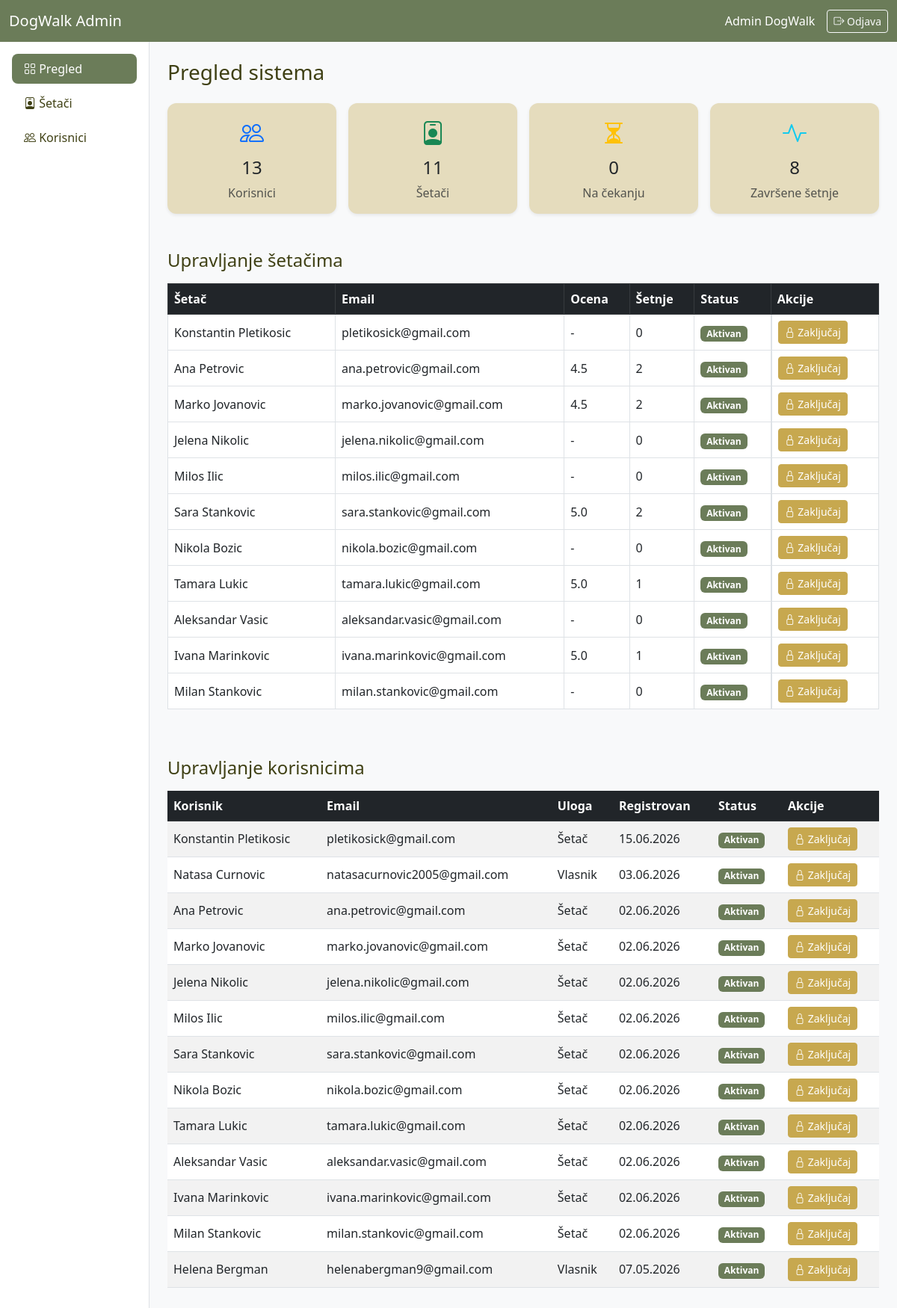
/admin.php (signed in), run on the app's committed database.
### tables this page shows
CREATE TABLE `users` (
  `id` int(10) UNSIGNED NOT NULL,
  `first_name` varchar(100) NOT NULL,
  `last_name` varchar(100) NOT NULL,
  `email` varchar(255) NOT NULL,
  `password_hash` varchar(255) NOT NULL,
  `phone` varchar(30) DEFAULT NULL,
  `address` varchar(255) DEFAULT NULL,
  `role` enum('owner','walker','admin') NOT NULL DEFAULT 'owner',
  `is_active` tinyint(1) NOT NULL DEFAULT 0,
  `is_approved` tinyint(1) NOT NULL DEFAULT 0,
  `is_banned` tinyint(1) NOT NULL DEFAULT 0,
  `activation_token` varchar(255) DEFAULT NULL,
  `reset_token` varchar(255) DEFAULT NULL,
  `reset_token_expires` datetime DEFAULT NULL,
  `created_at` datetime NOT NULL DEFAULT current_timestamp(),
  `updated_at` datetime NOT NULL DEFAULT current_timestamp() ON UPDATE current_timestamp()
);

### admin.php (the view, shortened to what this page needs)
<?php
$pdo = getDB();
$totalUsers = $pdo->query("SELECT COUNT(*) FROM users WHERE role != 'admin'")->fetchColumn();
$totalWalkers = $pdo->query("SELECT COUNT(*) FROM users WHERE role = 'walker'")->fetchColumn();
$pendingWalkers = $pdo->query("SELECT COUNT(*) FROM users WHERE role = 'walker' AND is_approved = 0 AND is_active = 1")->fetchColumn();
$completedWalks = $pdo->query("SELECT COUNT(*) FROM walk_requests WHERE status = 'completed'")->fetchColumn();
$walkers = $pdo->query("
    SELECT u.id, u.first_name, u.last_name, u.email, u.is_approved, u.is_banned, u.is_active,
           ROUND((SELECT AVG(score) FROM ratings WHERE walker_id = u.id), 1) as rating,
           (SELECT COUNT(*) FROM walk_requests WHERE walker_id = u.id AND status = 'completed') as walks
    FROM users u
    WHERE u.role = 'walker'
    ORDER BY u.is_approved ASC, u.created_at DESC
")->fetchAll();
$users = $pdo->query("
    SELECT id, first_name, last_name, email, role, is_active, is_banned, created_at
    FROM users
    WHERE role != 'admin'
    ORDER BY created_at DESC
")->fetchAll();
?>
<!DOCTYPE html>
<html lang="sr">
<head>
    <link href="https://cdn.jsdelivr.net/npm/bootstrap@5.3.0/dist/css/bootstrap.min.css" rel="stylesheet">
    <link href="https://cdn.jsdelivr.net/npm/bootstrap-icons@1.11.0/font/bootstrap-icons.css" rel="stylesheet">
    <link rel="stylesheet" href="admin.css">
</head>
<body class="bg-light">
<nav class="navbar navbar-dark bg-dark navbar-expand-lg">
    <div class="container-fluid">
        <a class="navbar-brand" href="#">DogWalk Admin</a>
        <div class="d-flex align-items-center gap-3 text-white">
            <span><?= htmlspecialchars($_SESSION['user_name']) ?></span>
            <a href="logout.php" class="btn btn-outline-light btn-sm">
                <i class="bi bi-box-arrow-right"></i> Odjava
            </a>
        </div>
    </div>
</nav>
<div class="container-fluid">
    <div class="row">
        <div class="col-md-2 bg-white border-end min-vh-100 p-3">
            <ul class="nav flex-column nav-pills">
                <li class="nav-item">
                    <a class="nav-link active" href="#overview">
                        <i class="bi bi-grid"></i> Pregled
                    </a>
                </li>
                <li class="nav-item">
                    <a class="nav-link" href="#walkers">
                        <i class="bi bi-person-badge"></i> Šetači
                    </a>
                </li>
                <li class="nav-item">
                    <a class="nav-link" href="#users">
                        <i class="bi bi-people"></i> Korisnici
                    </a>
                </li>
            </ul>
        </div>
        <div class="col-md-10 p-4">
            <h3 class="mb-4" id="overview">Pregled sistema</h3>
            <div class="row g-3 mb-5">
                <div class="col-md-3">
                    <div class="card text-center shadow-sm">
                        <div class="card-body">
                            <i class="bi bi-people fs-2 text-primary"></i>
                            <h4 class="mt-2"><?= $totalUsers ?></h4>
                            <p class="text-muted mb-0">Korisnici</p>
                        </div>
                    </div>
                </div>
                <div class="col-md-3">
                    <div class="card text-center shadow-sm">
                        <div class="card-body">
                            <i class="bi bi-person-badge fs-2 text-success"></i>
                            <h4 class="mt-2"><?= $totalWalkers ?></h4>
                            <p class="text-muted mb-0">Šetači</p>
                        </div>
                    </div>
                </div>
                <div class="col-md-3">
                    <div class="card text-center shadow-sm">
                        <div class="card-body">
                            <i class="bi bi-hourglass-split fs-2 text-warning"></i>
                            <h4 class="mt-2"><?= $pendingWalkers ?></h4>
                            <p class="text-muted mb-0">Na čekanju</p>
                        </div>
                    </div>
                </div>
                <div class="col-md-3">
                    <div class="card text-center shadow-sm">
                        <div class="card-body">
                            <i class="bi bi-activity fs-2 text-info"></i>
                            <h4 class="mt-2"><?= $completedWalks ?></h4>
                            <p class="text-muted mb-0">Završene šetnje</p>
                        </div>
                    </div>
                </div>
            </div>
            <h4 class="mb-3" id="walkers">Upravljanje šetačima</h4>
            <div class="table-responsive mb-5">
                <table class="table table-bordered table-hover align-middle">
                    <thead class="table-dark">
                    <tr>
                        <th>Šetač</th><th>Email</th><th>Ocena</th>
                        <th>Šetnje</th><th>Status</th><th>Akcije</th>
                    </tr>
                    </thead>
                    <tbody>
                    <?php foreach ($walkers as $w): ?>
                        <tr>
                            <td><?= htmlspecialchars($w['first_name'] . ' ' . $w['last_name']) ?></td>
                            <td><?= htmlspecialchars($w['email']) ?></td>
                            <td><?= $w['rating'] ?? '-' ?></td>
                            <td><?= $w['walks'] ?></td>
                            <td>
                                <?php if (!$w['is_active']): ?>
                                    <span class="badge bg-secondary">Nije aktiviran</span>
                                <?php elseif ($w['is_banned']): ?>
                                    <span class="badge bg-danger">Zaključan</span>
                                <?php elseif (!$w['is_approved']): ?>
                                    <span class="badge bg-warning text-dark">Na čekanju</span>
                                <?php else: ?>
                                    <span class="badge bg-success">Aktivan</span>
                                <?php endif; ?>
                            </td>
                            <td class="d-flex gap-1">
                                <?php if (!$w['is_approved'] && !$w['is_banned'] && $w['is_active']): ?>
                                    <a href="approve.php?id=<?= $w['id'] ?>" class="btn btn-success btn-sm">
                                        <i class="bi bi-check-lg"></i> Odobri
                                    </a>
                                    <a href="reject.php?id=<?= $w['id'] ?>" class="btn btn-danger btn-sm"
                                       onclick="return confirm('Sigurno zelite odbiti ovog setaca?')">
                                        <i class="bi bi-x-lg"></i> Odbij
                                    </a>
                                <?php elseif ($w['is_banned']): ?>
                                    <a href="unban_user.php?id=<?= $w['id'] ?>" class="btn btn-success btn-sm">
                                        <i class="bi bi-unlock"></i> Otključaj
                                    </a>
                                <?php else: ?>
                                    <a href="ban_user.php?id=<?= $w['id'] ?>" class="btn btn-warning btn-sm"
                                       onclick="return confirm('Sigurno zelite zakljucati ovog korisnika?')">
                                        <i class="bi bi-lock"></i> Zaključaj
                                    </a>
                                <?php endif; ?>
                            </td>
                        </tr>
                    <?php endforeach; ?>
                    </tbody>
                </table>
            </div>
            <h4 class="mb-3" id="users">Upravljanje korisnicima</h4>
            <div class="table-responsive">
                <table class="table table-striped align-middle">
                    <thead class="table-dark">
                    <tr>
                        <th>Korisnik</th><th>Email</th><th>Uloga</th>
                        <th>Registrovan</th><th>Status</th><th>Akcije</th>
                    </tr>
                    </thead>
                    <tbody>
                    <?php foreach ($users as $u): ?>
                        <tr class="<?= $u['is_banned'] ? 'table-secondary' : '' ?>">
                            <td><?= htmlspecialchars($u['first_name'] . ' ' . $u['last_name']) ?></td>
                            <td><?= htmlspecialchars($u['email']) ?></td>
                            <td><?= $u['role'] === 'walker' ? 'Šetač' : 'Vlasnik' ?></td>
                            <td><?= date('d.m.Y', strtotime($u['created_at'])) ?></td>
                            <td>
                                <?php if ($u['is_banned']): ?>
                                    <span class="badge bg-danger">Zaključan</span>
                                <?php elseif (!$u['is_active']): ?>
                                    <span class="badge bg-secondary">Nije aktiviran</span>
                                <?php else: ?>
                                    <span class="badge bg-success">Aktivan</span>
                                <?php endif; ?>
                            </td>
                            <td>
                                <?php if ($u['is_banned']): ?>
                                    <a href="unban_user.php?id=<?= $u['id'] ?>" class="btn btn-success btn-sm">
                                        <i class="bi bi-unlock"></i> Otključaj
                                    </a>
                                <?php else: ?>
                                    <a href="ban_user.php?id=<?= $u['id'] ?>" class="btn btn-warning btn-sm"
                                       onclick="return confirm('Sigurno zelite zakljucati ovog korisnika?')">
                                        <i class="bi bi-lock"></i> Zaključaj
                                    </a>
                                <?php endif; ?>
                            </td>
                        </tr>
                    <?php endforeach; ?>
                    </tbody>
                </table>
            </div>
        </div>
    </div>
</div>
</body>
</html>

### admin.css (style rules this page uses)
:root { --app-bg: #F9F3E3; --app-nude: #E5DCBD; --app-muted: #6b7c59; --app-dark: #3F4014; }
body { background-color: var(--app-bg) !important; color: var(--app-dark); }
.navbar { background-color: var(--app-muted) !important; }
.nav-pills .nav-link { color: var(--app-dark); border-radius: 8px; margin-bottom: 6px; }
.nav-pills .nav-link.active { background-color: var(--app-muted) !important; color: #fff !important; }
.card { background-color: var(--app-nude); border: none; border-radius: 12px; box-shadow: 0 6px 18px rgba(63, 64, 20, 0.12); }
.badge.bg-success { background-color: var(--app-muted) !important; color: #fff; }
.table-striped tbody tr:nth-of-type(odd) { background-color: rgba(229, 220, 189, 0.5); }
.btn-warning { background-color: #c7a84f !important; border-color: #c7a84f !important; color: white !important; }

### data on the page
users: first_name+last_name "Konstantin Pletikosic", email "pletikosick@gmail.com", rating "-", walks "0", is_active "Aktivan", role "Šetač", created_at "15.06.2026", is_banned "Aktivan"
users: first_name+last_name "Ana Petrovic", email "ana.petrovic@gmail.com", rating "4.5", walks "2", is_active "Aktivan", role "Šetač", created_at "02.06.2026", is_banned "Aktivan"
users: first_name+last_name "Marko Jovanovic", email "marko.jovanovic@gmail.com", rating "4.5", walks "2", is_active "Aktivan", role "Šetač", created_at "02.06.2026", is_banned "Aktivan"
users: first_name+last_name "Jelena Nikolic", email "jelena.nikolic@gmail.com", rating "-", walks "0", is_active "Aktivan", role "Šetač", created_at "02.06.2026", is_banned "Aktivan"
users: first_name+last_name "Milos Ilic", email "milos.ilic@gmail.com", rating "-", walks "0", is_active "Aktivan", role "Šetač", created_at "02.06.2026", is_banned "Aktivan"
users: first_name+last_name "Sara Stankovic", email "sara.stankovic@gmail.com", rating "5.0", walks "2", is_active "Aktivan", role "Šetač", created_at "02.06.2026", is_banned "Aktivan"
users: first_name+last_name "Nikola Bozic", email "nikola.bozic@gmail.com", rating "-", walks "0", is_active "Aktivan", role "Šetač", created_at "02.06.2026", is_banned "Aktivan"
users: first_name+last_name "Tamara Lukic", email "tamara.lukic@gmail.com", rating "5.0", walks "1", is_active "Aktivan", role "Šetač", created_at "02.06.2026", is_banned "Aktivan"
users: first_name+last_name "Aleksandar Vasic", email "aleksandar.vasic@gmail.com", rating "-", walks "0", is_active "Aktivan", role "Šetač", created_at "02.06.2026", is_banned "Aktivan"
users: first_name+last_name "Ivana Marinkovic", email "ivana.marinkovic@gmail.com", rating "5.0", walks "1", is_active "Aktivan", role "Šetač", created_at "02.06.2026", is_banned "Aktivan"
users: first_name+last_name "Milan Stankovic", email "milan.stankovic@gmail.com", rating "-", walks "0", is_active "Aktivan", role "Šetač", created_at "02.06.2026", is_banned "Aktivan"
users: first_name+last_name "Natasa Curnovic", email "natasacurnovic2005@gmail.com", role "Vlasnik", created_at "03.06.2026", is_banned "Aktivan"
users: first_name+last_name "Helena Bergman", email "helenabergman9@gmail.com", role "Vlasnik", created_at "07.05.2026", is_banned "Aktivan"

### other printed values
$_SESSION['user_name'] "Admin DogWalk"
$totalUsers "13"
$totalWalkers "11"
$pendingWalkers "0"
$completedWalks "8"
